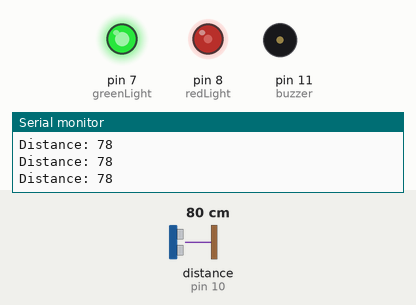
Recording of a sketch running on a simulated Arduino Uno, built with avr-gcc and run on an emulated ATmega328P. Shown: output pins drawn as LEDs (lit = HIGH), buzzer (waves = sounding), the last lines printed to the serial monitor. Wiring (inferred from the names in the program): ultrasonic range finder: trigger pin 9; echo pin 10. The inputs (shaded band) are chosen by the test bench; at power-on: distance to the obstacle (sensor on pin 10) 80 cm. The echo pulse lasts 58.3 µs per cm; pins used as bus, display or sensor lines are not drawn.

Above: at 1.2 s.
1.3 s: distance to the obstacle (sensor on pin 10) set to 2 cm
At 2.0 s:
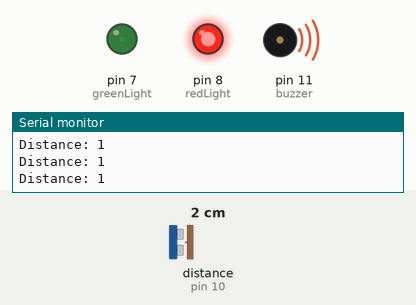
2.8 s: distance to the obstacle (sensor on pin 10) set to 120 cm
At 3.7 s:
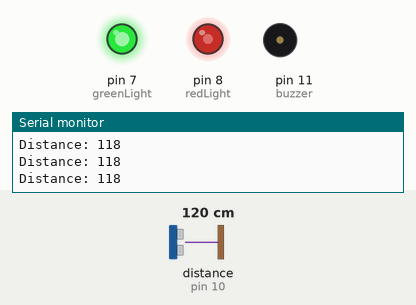
5.8 s: distance to the obstacle (sensor on pin 10) set to 18 cm
8.8 s: distance to the obstacle (sensor on pin 10) set to 4 cm
At 9.4 s:
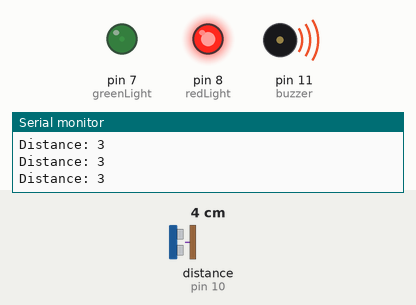
10.3 s: distance to the obstacle (sensor on pin 10) set to 8 cm
At 10.8 s:
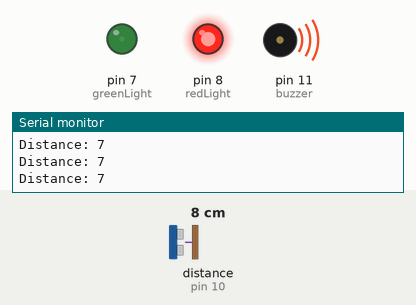
11.8 s: distance to the obstacle (sensor on pin 10) set to 11 cm
At 15.2 s:
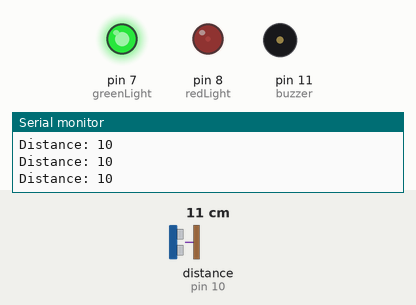
Timing chart, 0 to 15.8 s (numbered marks = the images above; inputs shaded):
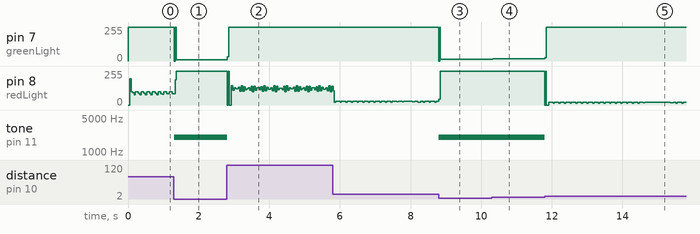

The sketch:

hackaton_madafaka.ino
```cpp
const int trigPin = 9;
const int echoPin = 10;
const int buzzer = 11;
int redLight= 8;
int greenLight=7;


long duration;
int distance;
int safetyDistance;


void setup() {
pinMode(trigPin, OUTPUT);
pinMode(echoPin, INPUT);
pinMode(buzzer, OUTPUT);
pinMode(redLight, OUTPUT);
pinMode(greenLight, OUTPUT);
Serial.begin(9600);
}


void loop() {
digitalWrite(trigPin, LOW);
delayMicroseconds(2);

digitalWrite(redLight, HIGH);
digitalWrite(greenLight, HIGH);

digitalWrite(trigPin, HIGH);
delayMicroseconds(10);
digitalWrite(trigPin, LOW);

duration = pulseIn(echoPin, HIGH);

distance= duration*0.034/2;

safetyDistance = distance;
if (safetyDistance <= 8){
tone(buzzer, 2000);
digitalWrite(redLight, HIGH);
digitalWrite(greenLight, LOW);
}
else{
noTone(buzzer);
digitalWrite(redLight, LOW);
digitalWrite(greenLight, HIGH);
}

Serial.print("Distance: ");
Serial.println(distance);
}
```

Measured:
- the behaviour switches between 9 and 10 cm on distance to the obstacle (sensor on pin 10) (found by bisection; images 4 and 5)
- after the input at 1.3 s, pin 7 (greenLight): 255/255 → 9/255 at once; tone on pin 11 (buzzer): silent → 2000 Hz at once
- after the input at 2.8 s, pin 7 (greenLight): 9/255 → 255/255 at once; tone on pin 11 (buzzer): 2000 Hz → silent at once
- after the input at 8.8 s, pin 7 (greenLight): 255/255 → 12/255 at once; tone on pin 11 (buzzer): silent → 2000 Hz at once
- after the input at 10.3 s, pin 7 (greenLight): 12/255 → 18/255 at once
- after the input at 11.8 s, pin 7 (greenLight): 18/255 → 255/255 at once; tone on pin 11 (buzzer): 2000 Hz → silent at once
